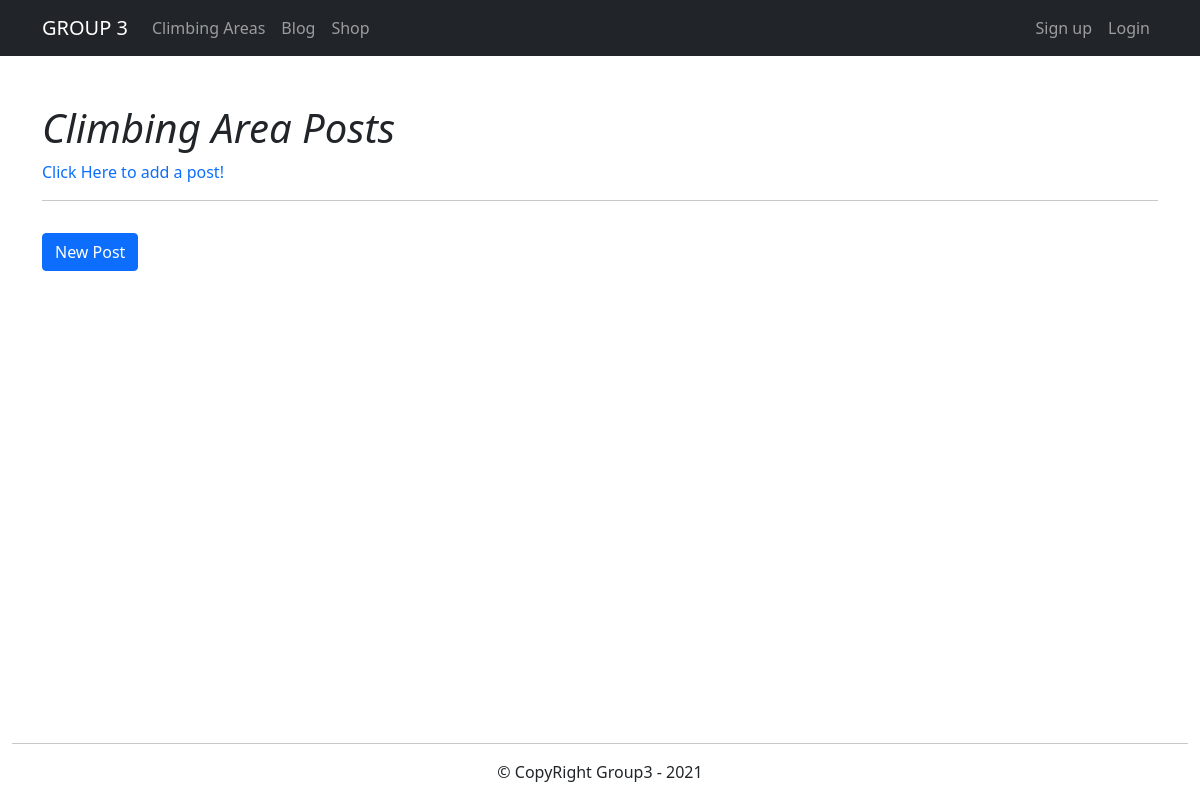
Page /climbing_areas/ on the earlier database version.
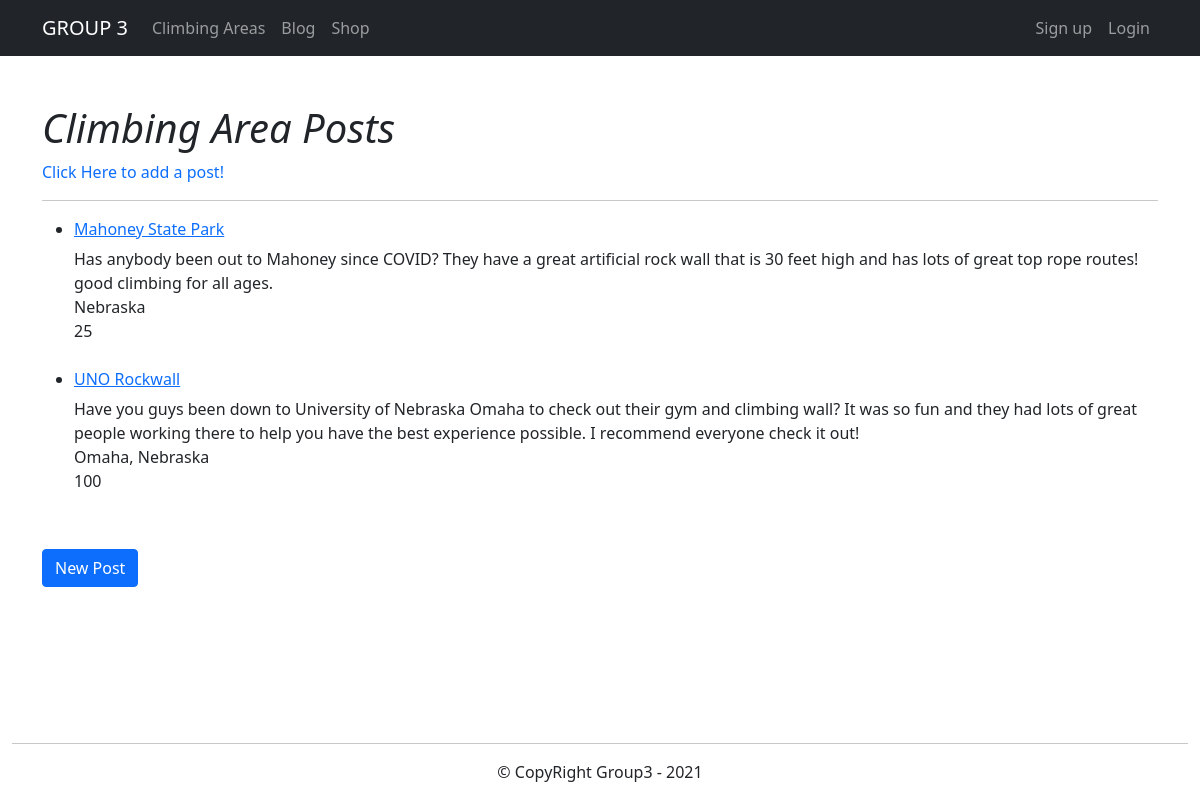
Same page on the later database version.
### blog/models.py (models this page shows, shortened)
class ClimbingAreas(models.Model):
    title = models.CharField(max_length=50)
    location = models.CharField(max_length=100)
    number_of_routes = models.IntegerField()
    content = models.TextField(max_length=2000)

### blog/views.py (the view)
# urls.py: path('climbing_areas/', views.climbing_areas, name='climbing_areas'),
def climbing_areas(request):
    post = ClimbingAreas.objects.all()
    return render(request, 'blog/climbing_areas.html', {'post': post})

### blog/templates/blog/climbing_areas.html (shortened to what this page needs)
{% extends 'base.html' %}
{% block content %}
    <div class="colSM pt-lg-5 mr-auto">
        <h1 class="fw-light"><em>Climbing Area Posts</em></h1>
        <a href="{% url 'add_climbing_area_post' %}"
        style="text-decoration:none">
            Click Here to add a post!
        </a>
        <hr>
        <ul>
            {% for posts in post %}
                <li>
                    <h6>
                        <a href="{% url 'detail' posts.id %}">
                            {{ posts.title }}
                        </a>
                    </h6>
                    {{ posts.content }}<br>
                    {{ posts.location }}<br>
                    {{ posts.number_of_routes }}<br>
                </li>
                <br>
            {% endfor %}
        </ul>
    </div>
    <div class="row pt-lg-3">
        <p>
            <a href="{% url 'add_climbing_area_post' %}"
               class="btn btn-primary">
                New Post
            </a>
        </p>
    </div>
{% endblock %}

Differences in the rows shown:
added ClimbingAreas: title "Mahoney State Park", content "Has anybody been out to Mahoney since COVID? They have a great artificial rock wall that is 30 feet high and has lots of great top rope routes! good climbing for all ages.", location "Nebraska", number_of_routes "25"
added ClimbingAreas: title "UNO Rockwall", content "Have you guys been down to University of Nebraska Omaha to check out their gym and climbing wall? It was so fun and they had lots of great people working there to help you have the best experience possible. I recommend everyone check it out!", location "Omaha, Nebraska", number_of_routes "100"
